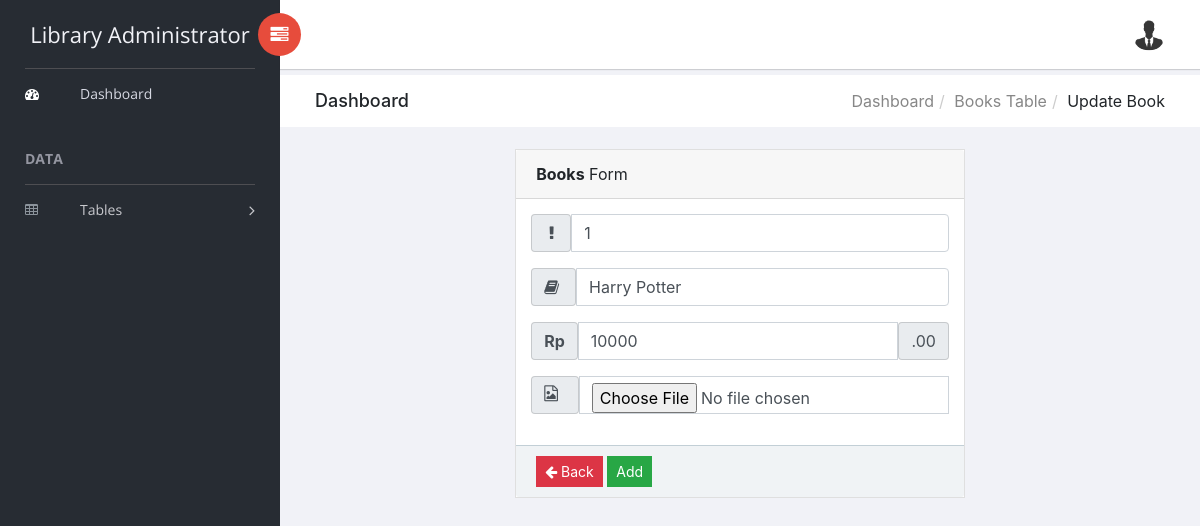
/admin/update_book.php?id=1, run on the app's committed database.
### tables this page shows
CREATE TABLE `book` (
  `id` int(11) NOT NULL,
  `name` varchar(200) NOT NULL,
  `price` double NOT NULL,
  `image` varchar(200) NOT NULL
);

### admin/update_book.php (the view, shortened to what this page needs)
<?php
    if(isset($_GET["id"]))
    {
        $id=$_GET["id"];;
        $con=new mysqli("localhost", "root", "", "library");
        $st=$con->prepare("select * from book where id='$id'");
        $st->execute();
        $rs=$st->get_result();
        $row=$rs->fetch_assoc();
    }
?>
<!doctype html>
<html class="no-js" lang="en">
<head>
    <link rel="stylesheet" href="vendors/bootstrap/dist/css/bootstrap.min.css">
    <link rel="stylesheet" href="vendors/font-awesome/css/font-awesome.min.css">
    <link rel="stylesheet" href="vendors/themify-icons/css/themify-icons.css">
    <link rel="stylesheet" href="vendors/flag-icon-css/css/flag-icon.min.css">
    <link rel="stylesheet" href="vendors/selectFX/css/cs-skin-elastic.css">
    <link rel="stylesheet" href="assets/css/style.css">
</head>
<body>
    <?php include "sidepanel.php" ?>
    <div id="right-panel" class="right-panel">
        <?php include "header.php" ?>
        <div class="breadcrumbs">
            <div class="col-sm-4">
                <div class="page-header float-left">
                    <div class="page-title">
                        <h1>Dashboard</h1>
                    </div>
                </div>
            </div>
            <div class="col-sm-8">
                <div class="page-header float-right">
                    <div class="page-title">
                        <ol class="breadcrumb text-right">
                            <li><a href="index.php">Dashboard</a></li>
                            <li><a href="book.php">Books Table</a></li>
                            <li class="active">Update Book</li>
                        </ol>
                    </div>
                </div>
            </div>
        </div>
        <div class="content mt-3">
            <div class="animated fadeIn">
                <div class="row justify-content-center">
                    <div class="">
                        <div class="card">
                            <div class="card-header">
                                <strong>Books</strong> Form
                            </div>
                            <div class="card-body card-block">
                                <form action="update_book.php" method="post" class="form-horizontal" enctype="multipart/form-data">
                                    <div class="row form-group">
                                        <div class="col ">
                                            <div class="input-group">
                                                <div class="input-group-addon">&nbsp;<i class="fa fa-exclamation">&nbsp;</i></div>
                                                    <input type="text" id="input1-group1" name="id" placeholder="Book's ID" class="form-control" value="<?php echo $row["id"]?>">
                                                </div>
                                            </div>
                                        </div>
                                        <div class="row form-group">
                                            <div class="col ">
                                                <div class="input-group">
                                                    <div class="input-group-addon"><i class="fa fa-book">&nbsp;</i></div>
                                                    <input type="text" id="input2-group1" name="nama" placeholder="Book's Title" class="form-control" value="<?php echo $row["name"]?>">
                                                </div>
                                            </div>
                                        </div>
                                        <div class="row form-group">
                                            <div class="col ">
                                                <div class="input-group">
                                                    <div class="input-group-addon"><b>Rp</b></div>
                                                        <input type="text" id="input3-group1" name="price" placeholder="Book's Price" class="form-control" value="<?php echo $row["price"]?>">
                                                        <div class="input-group-addon">.00</div>
                                                    </div>
                                                </div>
                                            </div>
                                        <div class="row form-group">
                                            <div class="col ">
                                                <div class="input-group">
                                                    <div class="input-group-addon"><i class="d-flex fa fa-file-image-o">&nbsp;&nbsp;</i></div>
                                                        <input type="file" id="input3-group1" name="image" placeholder="Book's Price" class="form-control">
                                                    </div>
                                                </div>
                                            </div>
                                        </div>
                                        <div class="card-footer">
                                            <a href="book.php" class="btn btn-danger btn-sm">
                                                <i class="fa fa-arrow-left"></i> Back
                                            </a>
                                            <input type="submit" name="submit" class="btn btn-success btn-sm" value="Add">
                                        </div>
                                    </div>
                            </div>
                                        </div>
                                    </div>
                                </div>
</body>
</html>

### data on the page
book: id "1", nama "Harry Potter", price "10000"
